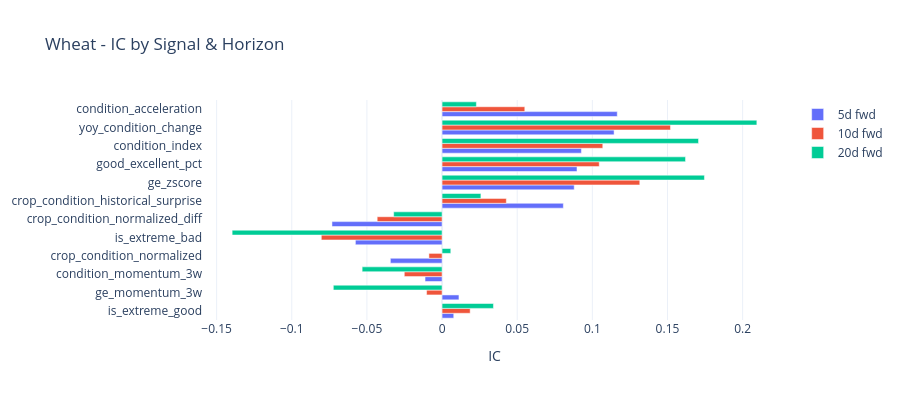

This figure's notebook cell:
### Markdown cell above
---
## 4. Signal Quality Assessment
IC, ICIR, Hit Rate, Turnover per signal across multiple forward return horizons.

### Code cell
def compute_signal_quality(df, signal_col, return_col='fwd_5d_ret'):
    data = df[[signal_col, return_col, 'year']].dropna().copy()
    if len(data) < 30:
        return {'signal': signal_col, 'n': len(data), 'IC': np.nan, 'ICIR': np.nan, 'hit_rate': np.nan, 'turnover': np.nan}
    ic = data[signal_col].corr(data[return_col])
    yearly_ics = data.groupby('year').apply(lambda g: g[signal_col].corr(g[return_col])).dropna()
    icir = yearly_ics.mean()/yearly_ics.std() if len(yearly_ics)>=3 and yearly_ics.std()>0 else np.nan
    hit = (np.sign(data[signal_col]) == np.sign(data[return_col])).mean()
    signs = np.sign(data[signal_col].sort_index())
    turnover = (signs != signs.shift(1)).sum() / len(data)
    return {'signal': signal_col, 'n': len(data), 'IC': ic, 'ICIR': icir, 'hit_rate': hit, 'turnover': turnover}

def get_signal_columns(df):
    exclude = {'signal_date','date','value','year','month','week_of_year','season',
               'realized_vol_20d','vol_regime','price_20d_momentum','trend_regime','date_price','date_vol'}
    exclude |= {c for c in df.columns if 'fwd_' in c}
    return [c for c in df.columns if c not in exclude and df[c].dtype in ['float64','int64','Int64','float32','int32']]

for cmd in COMMODITIES:
    m = master[cmd]
    sig_cols = get_signal_columns(m)
    print(f'\n{"="*70}\n{COMMODITIES[cmd]["name"]} - Signal Quality\n{"="*70}')
    results = []
    for horizon in FORWARD_HORIZONS:
        for sig in sig_cols:
            r = compute_signal_quality(m, sig, f'fwd_{horizon}d_ret')
            r['horizon'] = f'{horizon}d'
            results.append(r)
    quality_df = pd.DataFrame(results).sort_values('IC', ascending=False, key=abs)
    top = quality_df[quality_df['horizon']=='5d'].head(10)
    print(f'\nTop signals by |IC| (5d fwd):')
    display(top.style.format({'IC':'{:.4f}','ICIR':'{:.2f}','hit_rate':'{:.1%}','turnover':'{:.1%}'}))
    # Bar chart
    fig = go.Figure()
    for horizon in FORWARD_HORIZONS:
        h_df = quality_df[quality_df['horizon']==f'{horizon}d'].sort_values('IC', key=abs)
        fig.add_trace(go.Bar(y=h_df['signal'], x=h_df['IC'], orientation='h', name=f'{horizon}d fwd'))
    fig.update_layout(title=f'{COMMODITIES[cmd]["name"]} - IC by Signal & Horizon',
        barmode='group', height=max(400,len(sig_cols)*25), template='plotly_white', xaxis_title='IC')
    fig.show()
    master[cmd+'_quality'] = quality_df

### Figure 1 — Plotly figure (JSON) as saved in the notebook; plotly's stock layout.template omitted (floating-point values rounded to 4 significant figures)
{"data": [{"name": "5d fwd", "orientation": "h", "type": "bar", "x": [0.007766, 0.01123, -0.01132, -0.03438, -0.05767, -0.07326, 0.08069, 0.08792, 0.08978, 0.09271, 0.1145, 0.1166], "y": ["is_extreme_good", "ge_momentum_3w", "condition_momentum_3w", "crop_condition_normalized", "is_extreme_bad", "crop_condition_normalized_diff", "crop_condition_historical_surprise", "ge_zscore", "good_excellent_pct", "condition_index", "yoy_condition_change", "condition_acceleration"]}, {"name": "10d fwd", "orientation": "h", "type": "bar", "x": [-0.008755, -0.0103, 0.01869, -0.02513, 0.04276, -0.04317, 0.05504, -0.08034, 0.1046, 0.1069, 0.1316, 0.152], "y": ["crop_condition_normalized", "ge_momentum_3w", "is_extreme_good", "condition_momentum_3w", "crop_condition_historical_surprise", "crop_condition_normalized_diff", "condition_acceleration", "is_extreme_bad", "good_excellent_pct", "condition_index", "ge_zscore", "yoy_condition_change"]}, {"name": "20d fwd", "orientation": "h", "type": "bar", "x": [0.005799, 0.02283, 0.02584, -0.03221, 0.03419, -0.05318, -0.07235, -0.1397, 0.162, 0.1706, 0.1746, 0.2095], "y": ["crop_condition_normalized", "condition_acceleration", "crop_condition_historical_surprise", "crop_condition_normalized_diff", "is_extreme_good", "condition_momentum_3w", "ge_momentum_3w", "is_extreme_bad", "good_excellent_pct", "condition_index", "ge_zscore", "yoy_condition_change"]}], "layout": {"barmode": "group", "height": 400, "title": {"text": "Wheat - IC by Signal & Horizon"}, "xaxis": {"title": {"text": "IC"}}}}
